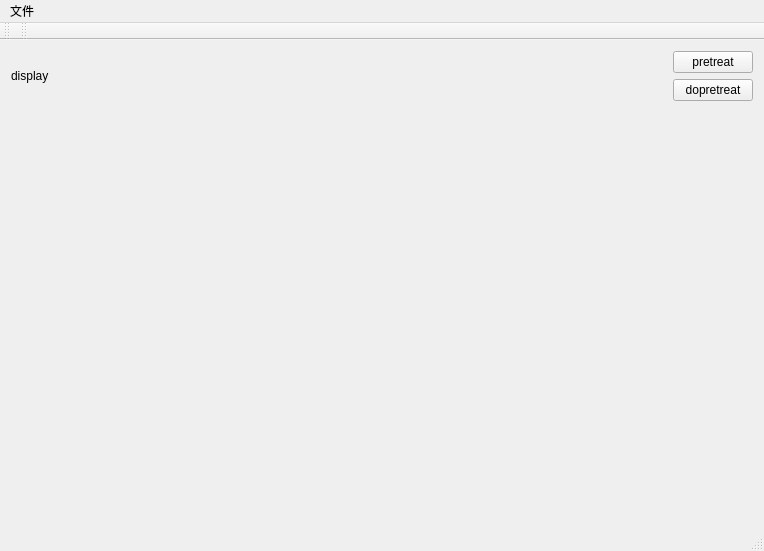
<?xml version="1.0" encoding="UTF-8"?>
<ui version="4.0">
 <class>MainWindow</class>
 <widget class="QMainWindow" name="MainWindow">
  <property name="geometry">
   <rect>
    <x>0</x>
    <y>0</y>
    <width>764</width>
    <height>551</height>
   </rect>
  </property>
  <property name="mouseTracking">
   <bool>true</bool>
  </property>
  <property name="windowTitle">
   <string>MainWindow</string>
  </property>
  <widget class="QWidget" name="centralWidget">
   <property name="mouseTracking">
    <bool>true</bool>
   </property>
   <layout class="QGridLayout" name="gridLayout">
    <item row="2" column="0">
     <widget class="QLabel" name="label_2">
      <property name="text">
       <string/>
      </property>
     </widget>
    </item>
    <item row="0" column="0" rowspan="2">
     <widget class="QLabel" name="display_label">
      <property name="mouseTracking">
       <bool>true</bool>
      </property>
      <property name="text">
       <string>display</string>
      </property>
     </widget>
    </item>
    <item row="0" column="1">
     <spacer name="horizontalSpacer">
      <property name="orientation">
       <enum>Qt::Horizontal</enum>
      </property>
      <property name="sizeHint" stdset="0">
       <size>
        <width>20</width>
        <height>20</height>
       </size>
      </property>
     </spacer>
    </item>
    <item row="0" column="2">
     <widget class="QPushButton" name="pretreat_pushButton">
      <property name="text">
       <string>pretreat</string>
      </property>
     </widget>
    </item>
    <item row="1" column="2">
     <widget class="QPushButton" name="dopretreat_pushButton">
      <property name="text">
       <string>dopretreat</string>
      </property>
     </widget>
    </item>
   </layout>
  </widget>
  <widget class="QMenuBar" name="menuBar">
   <property name="geometry">
    <rect>
     <x>0</x>
     <y>0</y>
     <width>764</width>
     <height>28</height>
    </rect>
   </property>
   <property name="defaultUp">
    <bool>false</bool>
   </property>
   <property name="nativeMenuBar">
    <bool>false</bool>
   </property>
   <widget class="QMenu" name="menu">
    <property name="title">
     <string>文件</string>
    </property>
    <addaction name="openImage_action"/>
    <addaction name="action_2"/>
   </widget>
   <addaction name="menu"/>
  </widget>
  <widget class="QToolBar" name="mainToolBar">
   <attribute name="toolBarArea">
    <enum>TopToolBarArea</enum>
   </attribute>
   <attribute name="toolBarBreak">
    <bool>false</bool>
   </attribute>
  </widget>
  <widget class="QStatusBar" name="statusBar"/>
  <widget class="QToolBar" name="toolBar">
   <property name="windowTitle">
    <string>toolBar</string>
   </property>
   <attribute name="toolBarArea">
    <enum>TopToolBarArea</enum>
   </attribute>
   <attribute name="toolBarBreak">
    <bool>false</bool>
   </attribute>
  </widget>
  <action name="openImage_action">
   <property name="text">
    <string>打开图片</string>
   </property>
  </action>
  <action name="action_2">
   <property name="text">
    <string>保存图片</string>
   </property>
  </action>
 </widget>
 <layoutdefault spacing="6" margin="11"/>
 <resources/>
 <connections/>
</ui>
